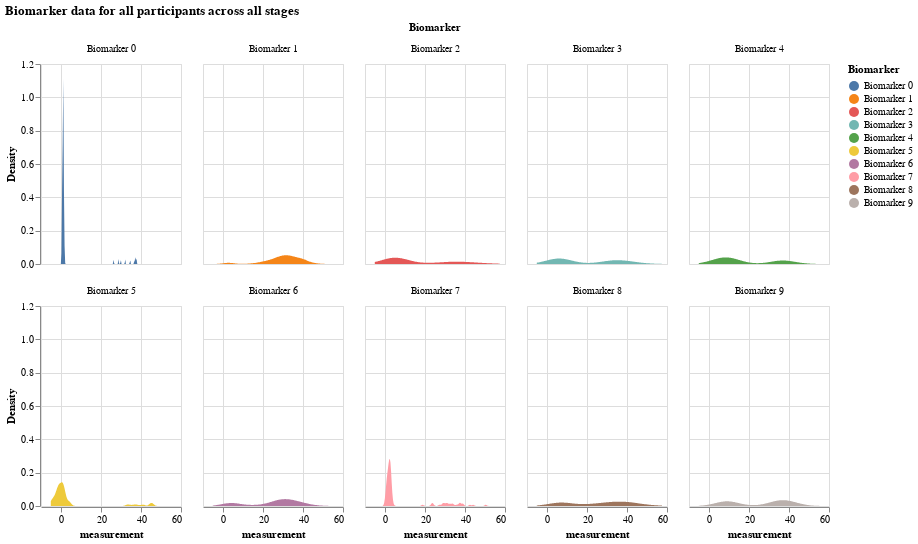

Source (notebook cell):
### Markdown cell above
## Visualizing simulated results

With the above data structure, we can visualize the following data:

- Distribution of all biomarker values by biomarker
- Distribution of all biomarker values when the participant is at a certain disease stage
- Comparing a certain biomarker data 
- A certain participant's data

### Distribution of all biomarker values by biomarker

### Code cell
df = pd.DataFrame(X, columns = [f"Biomarker {i}" for i in range(N)])

# make this dataframe wide to long 
df_long = df.melt(var_name = "Biomarker", value_name="Value")

# exapand the value column into a dataframe
values_df = df_long['Value'].apply(pd.Series)
values_df.columns = ['participant', 'measurement', 'k_j', 'S_n', 'affected_or_not']

# join values_df with df_long
df_expanded = df_long.drop('Value', axis = 1).join(values_df)

alt.Chart(df_expanded).transform_density(
    'measurement',
    as_=['measurement', 'Density'],
    groupby=['Biomarker']
).mark_area().encode(
    x="measurement:Q",
    y="Density:Q",
    facet = alt.Facet(
        "Biomarker:N",
        columns = 5
    ),
    color=alt.Color(
        'Biomarker:N'
    )
).properties(
    width= 140,
    height = 200,
).properties(
    title='Biomarker data for all participants across all stages'
)

### Figure 1 — Vega-Lite specification as saved in the notebook (floating-point values rounded to 4 significant figures; data arrays with more than 128 entries replaced by an {"elided": "..."} marker saying what was removed)
{"config": {"view": {"continuousWidth": 300, "continuousHeight": 300}}, "data": {"name": "data-e8dbbaef4e234bd150db7575bc2b6a09"}, "mark": {"type": "area"}, "encoding": {"color": {"field": "Biomarker", "type": "nominal"}, "facet": {"columns": 5, "field": "Biomarker", "type": "nominal"}, "x": {"field": "measurement", "type": "quantitative"}, "y": {"field": "Density", "type": "quantitative"}}, "height": 200, "title": "Biomarker data for all participants across all stages", "transform": [{"density": "measurement", "groupby": ["Biomarker"], "as": ["measurement", "Density"]}], "width": 140, "$schema": "https://vega.github.io/schema/vega-lite/v5.16.3.json", "datasets": {"data-e8dbbaef4e234bd150db7575bc2b6a09": {"elided": "1000 records"}}}
